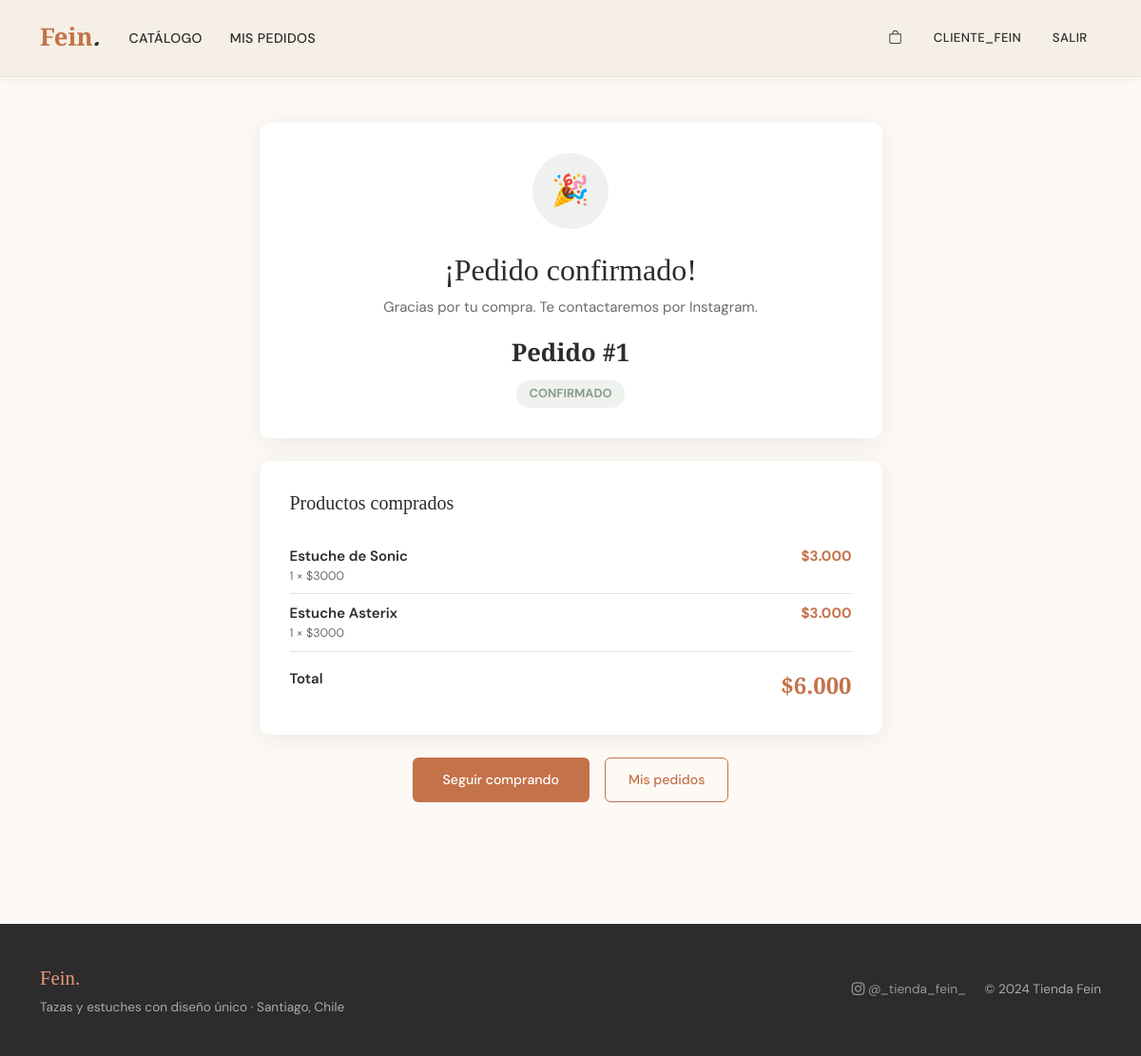
/orders/pedido/1/ (signed in), run on the app's committed database.
### orders/models.py (models this page shows, shortened)
class Order(models.Model):
    STATUS_CHOICES = [
        ('pending', 'Pendiente'),
        ('confirmed', 'Confirmado'),
        ('cancelled', 'Cancelado'),
    ]
    user = models.ForeignKey(User, on_delete=models.CASCADE, related_name='orders')
    status = models.CharField(max_length=20, choices=STATUS_CHOICES, default='confirmed')
    created_at = models.DateTimeField(auto_now_add=True)
    total = models.DecimalField(max_digits=12, decimal_places=0, default=0)
    def total_formatted(self):
        return f"${int(self.total):,}".replace(',', '.')

class OrderItem(models.Model):
    order = models.ForeignKey(Order, on_delete=models.CASCADE, related_name='items')
    product = models.ForeignKey(Product, on_delete=models.SET_NULL, null=True)
    product_name = models.CharField(max_length=200)
    price = models.DecimalField(max_digits=10, decimal_places=0)
    quantity = models.PositiveIntegerField()
    def subtotal(self):
        return self.price * self.quantity
    def subtotal_formatted(self):
        return f"${int(self.subtotal()):,}".replace(',', '.')

### orders/views.py (the view)
# urls.py: path('pedido/<int:pk>/', views.order_detail, name='order_detail'),
@login_required
def order_detail(request, pk):
    order = get_object_or_404(Order, pk=pk, user=request.user)
    return render(request, 'orders/order_detail.html', {'order': order})

### cart/context_processors.py (called while the page is built)
def cart_count(request):
    count = 0
    if request.user.is_authenticated:
        count = CartItem.objects.filter(user=request.user).count()
    return {'cart_count': count}

### orders/templates/orders/order_detail.html (shortened to what this page needs)
{% extends 'base.html' %}
{% block content %}
<div class="container page-section">
  <div class="row justify-content-center">
    <div class="col-lg-7">
      <div class="order-card text-center mb-4">
        <div class="success-icon">🎉</div>
        <h2 style="font-family:'Playfair Display',serif;">¡Pedido confirmado!</h2>
        <p style="color:var(--mid-gray);">Gracias por tu compra. Te contactaremos por Instagram.</p>
        <div class="order-number">Pedido #{{ order.id }}</div>
        <span class="order-status-badge mt-2 d-inline-block">{{ order.get_status_display }}</span>
      </div>
      <div class="order-card">
        <h5 style="font-family:'Playfair Display',serif;margin-bottom:1.5rem;">Productos comprados</h5>
        {% for item in order.items.all %}
        <div class="d-flex justify-content-between py-2" style="border-bottom:1px solid var(--light-gray);">
          <div><div style="font-weight:600;">{{ item.product_name }}</div><div style="font-size:0.78rem;color:var(--mid-gray);">{{ item.quantity }} × ${{ item.price }}</div></div>
          <strong class="text-terracotta">{{ item.subtotal_formatted }}</strong>
        </div>
        {% endfor %}
        <div class="d-flex justify-content-between pt-3">
          <span style="font-weight:600;">Total</span>
          <span style="font-family:'Playfair Display',serif;font-size:1.5rem;font-weight:700;color:var(--terracotta);">{{ order.total_formatted }}</span>
        </div>
      </div>
      <div class="d-flex gap-3 mt-4 justify-content-center">
        <a href="{% url 'catalog' %}" class="btn-fein" style="padding:0.75rem 2rem;">Seguir comprando</a>
        <a href="{% url 'order_list' %}" class="btn-fein-outline" style="padding:0.7rem 1.5rem;">Mis pedidos</a>
      </div>
    </div>
  </div>
</div>
{% endblock %}

### templates/base.html (shortened to what this page needs)
{% load static %}
<!DOCTYPE html>
<html lang="es">
<head>
  <link href="https://cdn.jsdelivr.net/npm/bootstrap@5.3.2/dist/css/bootstrap.min.css" rel="stylesheet">
  <link href="https://cdn.jsdelivr.net/npm/bootstrap-icons@1.11.3/font/bootstrap-icons.css" rel="stylesheet">
  <link href="{% static 'css/fein.css' %}" rel="stylesheet">
</head>
<body>
<nav class="navbar navbar-expand-lg">
  <div class="container">
    <a class="navbar-brand" href="{% url 'catalog' %}">Fein<span>.</span></a>
    <div class="collapse navbar-collapse" id="navMain">
      <ul class="navbar-nav me-auto">
        <li class="nav-item"><a class="nav-link" href="{% url 'catalog' %}">Catálogo</a></li>
        {% if user.is_authenticated %}
        <li class="nav-item"><a class="nav-link" href="{% url 'order_list' %}">Mis pedidos</a></li>
        {% endif %}
      </ul>
      <ul class="navbar-nav align-items-center gap-1">
        {% if user.is_authenticated %}
          <li class="nav-item">
            <a class="nav-link" href="{% url 'cart_detail' %}">
              <i class="bi bi-bag"></i>
            </a>
          </li>
          <li class="nav-item"><span class="nav-link text-muted" style="font-size:0.82rem;">{{ user.username }}</span></li>
          <li class="nav-item"><a class="nav-link" href="{% url 'logout' %}" style="font-size:0.82rem;">Salir</a></li>
        {% else %}
          <li class="nav-item"><a class="btn-fein" href="{% url 'login' %}" style="padding:0.35rem 1.1rem;font-size:0.85rem;">Iniciar sesión</a></li>
        {% endif %}
      </ul>
    </div>
  </div>
</nav>
{% block content %}{% endblock %}
<footer class="fein-footer">
  <div class="container">
    <div class="row align-items-center">
      <div class="col-md-6">
        <div class="brand mb-1">Fein.</div>
        <div>Tazas y estuches con diseño único · Santiago, Chile</div>
      </div>
      <div class="col-md-6 text-md-end mt-3 mt-md-0">
        <a href="https://instagram.com/_tienda_fein_" target="_blank"><i class="bi bi-instagram"></i> @_tienda_fein_</a>
        <span class="ms-3">© 2024 Tienda Fein</span>
      </div>
    </div>
  </div>
</footer>
</body>
</html>

### static/css/fein.css (style rules this page uses)
:root { --cream: #F5EFE6; --warm-white: #FDFAF6; --terracotta: #C4724A; --terracotta-dark: #A35A35; --terracotta-light: #E8957A; --charcoal: #2C2C2C; --mid-gray: #6B6B6B; --light-gray: #E8E2DA; --sage: #8A9E8C; --gold: #C9A84C; --shadow: 0 4px 24px rgba(44, 44, 44, 0.08); --shadow-hover: 0 8px 32px rgba(196, 114, 74, 0.18); --radius: 12px; --radius-sm: 6px; }
*, *::before, *::after { box-sizing: border-box; }
body { font-family: 'DM Sans', sans-serif; background-color: var(--warm-white); color: var(--charcoal); margin: 0; font-size: 15px; line-height: 1.6; }
h1, h2, h3, h4 { font-family: 'Playfair Display', Georgia, serif; }
.navbar { background-color: var(--cream) !important; border-bottom: 1px solid var(--light-gray); padding: 0.9rem 0; position: sticky; top: 0; z-index: 100; box-shadow: 0 2px 12px rgba(44, 44, 44, 0.05); }
.navbar-brand { font-family: 'Playfair Display', serif; font-size: 1.6rem; font-weight: 700; color: var(--terracotta) !important; }
.navbar-brand span { color: var(--charcoal); font-style: italic; }
.nav-link { color: var(--charcoal) !important; font-weight: 500; font-size: 0.88rem; letter-spacing: 0.4px; text-transform: uppercase; padding: 0.4rem 0.9rem !important; transition: color 0.2s; }
.btn-fein { background: var(--terracotta); color: white !important; border: none; border-radius: var(--radius-sm); padding: 0.55rem 1.4rem; font-size: 0.88rem; font-weight: 500; cursor: pointer; transition: background 0.2s, transform 0.15s; text-decoration: none; display: inline-block; }
.btn-fein-outline { background: transparent; color: var(--terracotta) !important; border: 1.5px solid var(--terracotta); border-radius: var(--radius-sm); padding: 0.5rem 1.3rem; font-size: 0.88rem; font-weight: 500; cursor: pointer; transition: all 0.2s; text-decoration: none; display: inline-block; }
.page-section { padding: 3rem 0; }
.order-card { background: white; border-radius: var(--radius); box-shadow: var(--shadow); padding: 2rem; }
.order-status-badge { background: rgba(138, 158, 140, 0.15); color: var(--sage); border-radius: 50px; padding: 4px 14px; font-size: 0.8rem; font-weight: 700; text-transform: uppercase; }
.order-number { font-family: 'Playfair Display', serif; font-size: 1.6rem; font-weight: 700; }
.success-icon { width: 80px; height: 80px; background: rgba(138, 158, 140, 0.15); border-radius: 50%; display: flex; align-items: center; justify-content: center; font-size: 2rem; margin: 0 auto 1.5rem; }
.fein-footer { background: var(--charcoal); color: rgba(255, 255, 255, 0.6); padding: 2.5rem 0; margin-top: 5rem; font-size: 0.85rem; }
.fein-footer .brand { font-family: 'Playfair Display', serif; color: var(--terracotta-light); font-size: 1.3rem; }
.fein-footer a { color: rgba(255, 255, 255, 0.5); text-decoration: none; }
.text-terracotta { color: var(--terracotta); }

### data on the page
Order: id "1", status "CONFIRMADO", total_formatted "$6.000"
OrderItem: product_name "Estuche de Sonic", quantity "1", price "3000", subtotal_formatted "$3.000"
OrderItem: product_name "Estuche Asterix", quantity "1", price "3000", subtotal_formatted "$3.000"

### other printed values
{{ user.username }} "CLIENTE_FEIN"
